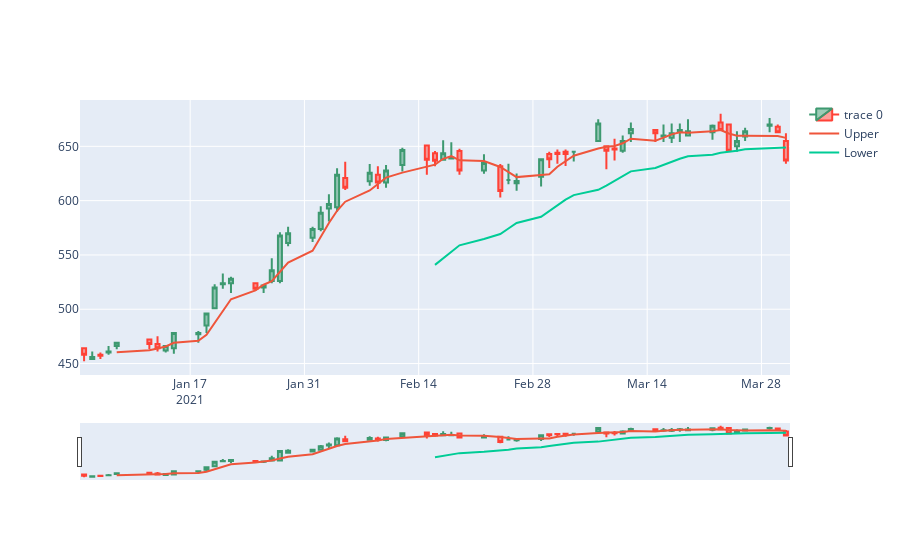

Notebook code for this chart:
### Code cell
fig = go.Figure()
fig.add_trace(go.Candlestick(x = df['Date'], open=df['Open'],high=df['High'],low=df['Low'],close=df['Close']))
fig.add_trace(go.Scatter(x=df["Date"], y=ma["ma5"], mode='lines', name="Upper"))
fig.add_trace(go.Scatter(x=df["Date"], y=ma["ma30"], mode='lines', name="Lower"))


fig.show()
